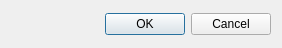
<?xml version="1.0" encoding="UTF-8"?>
<ui version="4.0">
 <class>Bookmarks</class>
 <widget class="QDialog" name="Bookmarks">
  <property name="geometry">
   <rect>
    <x>0</x>
    <y>0</y>
    <width>282</width>
    <height>48</height>
   </rect>
  </property>
  <property name="windowTitle">
   <string>Dialog</string>
  </property>
  <layout class="QVBoxLayout" name="verticalLayout">
   <item>
    <layout class="QVBoxLayout" name="bmlistLayout"/>
   </item>
   <item>
    <widget class="QDialogButtonBox" name="buttonBox">
     <property name="orientation">
      <enum>Qt::Horizontal</enum>
     </property>
     <property name="standardButtons">
      <set>QDialogButtonBox::Cancel|QDialogButtonBox::Ok</set>
     </property>
    </widget>
   </item>
  </layout>
 </widget>
 <resources/>
 <connections>
  <connection>
   <sender>buttonBox</sender>
   <signal>accepted()</signal>
   <receiver>Bookmarks</receiver>
   <slot>accept()</slot>
   <hints>
    <hint type="sourcelabel">
     <x>248</x>
     <y>254</y>
    </hint>
    <hint type="destinationlabel">
     <x>157</x>
     <y>274</y>
    </hint>
   </hints>
  </connection>
  <connection>
   <sender>buttonBox</sender>
   <signal>rejected()</signal>
   <receiver>Bookmarks</receiver>
   <slot>reject()</slot>
   <hints>
    <hint type="sourcelabel">
     <x>316</x>
     <y>260</y>
    </hint>
    <hint type="destinationlabel">
     <x>286</x>
     <y>274</y>
    </hint>
   </hints>
  </connection>
 </connections>
</ui>
